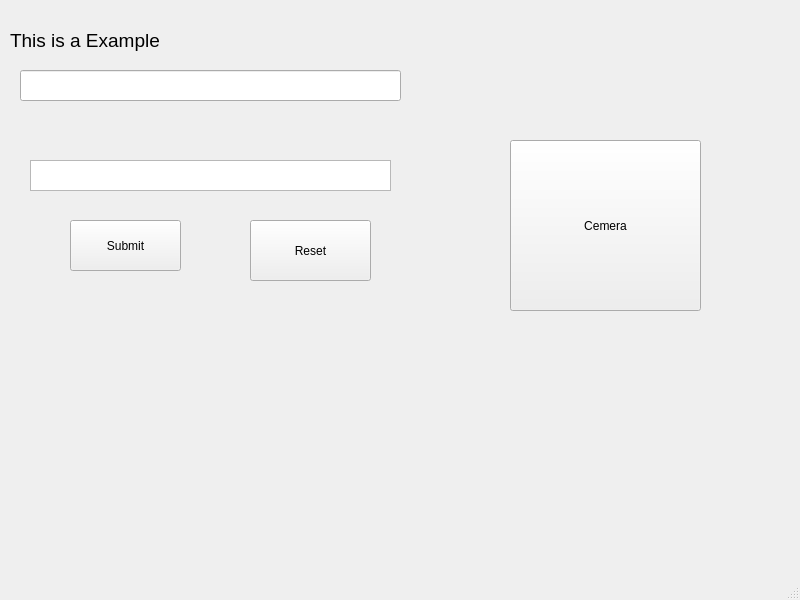
<?xml version="1.0" encoding="UTF-8"?>
<ui version="4.0">
 <class>MainWindow</class>
 <widget class="QMainWindow" name="MainWindow">
  <property name="geometry">
   <rect>
    <x>0</x>
    <y>0</y>
    <width>800</width>
    <height>600</height>
   </rect>
  </property>
  <property name="windowTitle">
   <string>MainWindow</string>
  </property>
  <widget class="QWidget" name="centralwidget">
   <widget class="QLabel" name="label">
    <property name="geometry">
     <rect>
      <x>10</x>
      <y>0</y>
      <width>291</width>
      <height>81</height>
     </rect>
    </property>
    <property name="font">
     <font>
      <family>MS UI Gothic</family>
      <pointsize>14</pointsize>
     </font>
    </property>
    <property name="text">
     <string>This is a Example</string>
    </property>
   </widget>
   <widget class="QTextEdit" name="textEdit">
    <property name="geometry">
     <rect>
      <x>30</x>
      <y>160</y>
      <width>361</width>
      <height>31</height>
     </rect>
    </property>
   </widget>
   <widget class="QLineEdit" name="lineEdit">
    <property name="geometry">
     <rect>
      <x>20</x>
      <y>70</y>
      <width>381</width>
      <height>31</height>
     </rect>
    </property>
   </widget>
   <widget class="QPushButton" name="lineedit">
    <property name="geometry">
     <rect>
      <x>70</x>
      <y>220</y>
      <width>111</width>
      <height>51</height>
     </rect>
    </property>
    <property name="text">
     <string>Submit</string>
    </property>
    <property name="icon">
     <iconset>
      <normaloff>../../../Downloads/image.png</normaloff>../../../Downloads/image.png</iconset>
    </property>
   </widget>
   <widget class="QPushButton" name="submit">
    <property name="geometry">
     <rect>
      <x>250</x>
      <y>220</y>
      <width>121</width>
      <height>61</height>
     </rect>
    </property>
    <property name="text">
     <string>Reset</string>
    </property>
    <property name="icon">
     <iconset>
      <normaloff>../../images3.jpeg</normaloff>../../images3.jpeg</iconset>
    </property>
   </widget>
   <widget class="QPushButton" name="reset">
    <property name="geometry">
     <rect>
      <x>510</x>
      <y>140</y>
      <width>191</width>
      <height>171</height>
     </rect>
    </property>
    <property name="minimumSize">
     <size>
      <width>191</width>
      <height>171</height>
     </size>
    </property>
    <property name="text">
     <string>Cemera</string>
    </property>
    <property name="icon">
     <iconset>
      <normaloff>../../../Downloads/cemera1.jpg</normaloff>../../../Downloads/cemera1.jpg</iconset>
    </property>
   </widget>
  </widget>
  <widget class="QMenuBar" name="menubar">
   <property name="geometry">
    <rect>
     <x>0</x>
     <y>0</y>
     <width>800</width>
     <height>26</height>
    </rect>
   </property>
  </widget>
  <widget class="QStatusBar" name="statusbar"/>
 </widget>
 <resources/>
 <connections/>
</ui>
